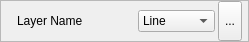
<?xml version="1.0" encoding="UTF-8"?>
<ui version="4.0">
 <class>LayerListItem</class>
 <widget class="QWidget" name="LayerListItem">
  <property name="enabled">
   <bool>true</bool>
  </property>
  <property name="geometry">
   <rect>
    <x>0</x>
    <y>0</y>
    <width>249</width>
    <height>42</height>
   </rect>
  </property>
  <property name="sizePolicy">
   <sizepolicy hsizetype="Preferred" vsizetype="Fixed">
    <horstretch>0</horstretch>
    <verstretch>0</verstretch>
   </sizepolicy>
  </property>
  <property name="minimumSize">
   <size>
    <width>200</width>
    <height>0</height>
   </size>
  </property>
  <property name="windowTitle">
   <string>Form</string>
  </property>
  <property name="autoFillBackground">
   <bool>true</bool>
  </property>
  <property name="styleSheet">
   <string notr="true"/>
  </property>
  <layout class="QHBoxLayout" name="horizontalLayout" stretch="0">
   <property name="spacing">
    <number>0</number>
   </property>
   <property name="leftMargin">
    <number>0</number>
   </property>
   <property name="topMargin">
    <number>0</number>
   </property>
   <property name="rightMargin">
    <number>0</number>
   </property>
   <property name="bottomMargin">
    <number>0</number>
   </property>
   <item>
    <widget class="QFrame" name="layerWidgetFrame">
     <property name="sizePolicy">
      <sizepolicy hsizetype="Expanding" vsizetype="Expanding">
       <horstretch>0</horstretch>
       <verstretch>0</verstretch>
      </sizepolicy>
     </property>
     <property name="styleSheet">
      <string notr="true"/>
     </property>
     <property name="frameShape">
      <enum>QFrame::StyledPanel</enum>
     </property>
     <property name="frameShadow">
      <enum>QFrame::Raised</enum>
     </property>
     <layout class="QHBoxLayout" name="horizontalLayout_2">
      <property name="spacing">
       <number>3</number>
      </property>
      <property name="leftMargin">
       <number>6</number>
      </property>
      <property name="topMargin">
       <number>0</number>
      </property>
      <property name="rightMargin">
       <number>6</number>
      </property>
      <property name="bottomMargin">
       <number>0</number>
      </property>
      <item>
       <widget class="QLabel" name="labelIcon">
        <property name="enabled">
         <bool>true</bool>
        </property>
        <property name="sizePolicy">
         <sizepolicy hsizetype="Fixed" vsizetype="Fixed">
          <horstretch>3</horstretch>
          <verstretch>3</verstretch>
         </sizepolicy>
        </property>
        <property name="maximumSize">
         <size>
          <width>40</width>
          <height>40</height>
         </size>
        </property>
        <property name="text">
         <string/>
        </property>
        <property name="pixmap">
         <pixmap resource="../../qml.qrc">:/images/icon-cursor-01.png</pixmap>
        </property>
        <property name="scaledContents">
         <bool>true</bool>
        </property>
        <property name="wordWrap">
         <bool>false</bool>
        </property>
       </widget>
      </item>
      <item>
       <widget class="QLabel" name="labelName">
        <property name="sizePolicy">
         <sizepolicy hsizetype="Expanding" vsizetype="Fixed">
          <horstretch>60</horstretch>
          <verstretch>0</verstretch>
         </sizepolicy>
        </property>
        <property name="text">
         <string>Layer Name</string>
        </property>
        <property name="margin">
         <number>4</number>
        </property>
       </widget>
      </item>
      <item>
       <widget class="QComboBox" name="comboBox">
        <property name="currentText">
         <string>Line</string>
        </property>
        <item>
         <property name="text">
          <string>Line</string>
         </property>
        </item>
        <item>
         <property name="text">
          <string>Fill</string>
         </property>
        </item>
        <item>
         <property name="text">
          <string>Fill+Line</string>
         </property>
        </item>
       </widget>
      </item>
      <item>
       <widget class="QToolButton" name="btnHide">
        <property name="sizePolicy">
         <sizepolicy hsizetype="Fixed" vsizetype="Expanding">
          <horstretch>0</horstretch>
          <verstretch>0</verstretch>
         </sizepolicy>
        </property>
        <property name="maximumSize">
         <size>
          <width>30</width>
          <height>16777215</height>
         </size>
        </property>
        <property name="styleSheet">
         <string notr="true">background: none;</string>
        </property>
        <property name="text">
         <string>...</string>
        </property>
        <property name="icon">
         <iconset resource="../../qml.qrc">
          <normaloff>:/images/icon-eyeopen.png</normaloff>
          <normalon>:/images/icon-eyeclose.png</normalon>:/images/icon-eyeopen.png</iconset>
        </property>
        <property name="iconSize">
         <size>
          <width>24</width>
          <height>24</height>
         </size>
        </property>
        <property name="checkable">
         <bool>true</bool>
        </property>
        <property name="checked">
         <bool>false</bool>
        </property>
       </widget>
      </item>
     </layout>
    </widget>
   </item>
  </layout>
 </widget>
 <resources>
  <include location="../../qml.qrc"/>
 </resources>
 <connections/>
</ui>
